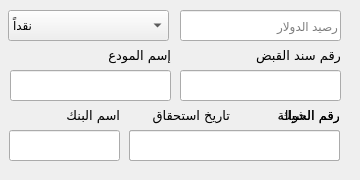
         <widget class="QWidget" name="tab_24">
          <attribute name="title">
           <string>الدولار</string>
          </attribute>
          <widget class="QLineEdit" name="lineEdit_16">
           <property name="geometry">
            <rect>
             <x>180</x>
             <y>70</y>
             <width>161</width>
             <height>31</height>
            </rect>
           </property>
          </widget>
          <widget class="QLabel" name="label_148">
           <property name="geometry">
            <rect>
             <x>250</x>
             <y>40</y>
             <width>91</width>
             <height>31</height>
            </rect>
           </property>
           <property name="font">
            <font>
             <family>Cairo</family>
             <pointsize>10</pointsize>
            </font>
           </property>
           <property name="text">
            <string>رقم سند القبض</string>
           </property>
          </widget>
          <widget class="QWidget" name="widget_66" native="true">
           <property name="geometry">
            <rect>
             <x>-1</x>
             <y>100</y>
             <width>351</width>
             <height>71</height>
            </rect>
           </property>
           <widget class="QLabel" name="label_149">
            <property name="geometry">
             <rect>
              <x>250</x>
              <y>0</y>
              <width>91</width>
              <height>31</height>
             </rect>
            </property>
            <property name="font">
             <font>
              <family>Cairo</family>
              <pointsize>10</pointsize>
             </font>
            </property>
            <property name="text">
             <string>رقم الشيك</string>
            </property>
           </widget>
           <widget class="QLineEdit" name="lineEdit_17">
            <property name="geometry">
             <rect>
              <x>240</x>
              <y>30</y>
              <width>101</width>
              <height>31</height>
             </rect>
            </property>
           </widget>
           <widget class="QLabel" name="label_150">
            <property name="geometry">
             <rect>
              <x>30</x>
              <y>0</y>
              <width>91</width>
              <height>31</height>
             </rect>
            </property>
            <property name="font">
             <font>
              <family>Cairo</family>
              <pointsize>10</pointsize>
             </font>
            </property>
            <property name="text">
             <string>اسم البنك</string>
            </property>
           </widget>
           <widget class="QLineEdit" name="lineEdit_18">
            <property name="geometry">
             <rect>
              <x>130</x>
              <y>30</y>
              <width>101</width>
              <height>31</height>
             </rect>
            </property>
            <property name="inputMask">
             <string>99/99/9999;_</string>
            </property>
           </widget>
           <widget class="QLabel" name="label_151">
            <property name="geometry">
             <rect>
              <x>140</x>
              <y>0</y>
              <width>91</width>
              <height>31</height>
             </rect>
            </property>
            <property name="font">
             <font>
              <family>Cairo</family>
              <pointsize>10</pointsize>
             </font>
            </property>
            <property name="text">
             <string>تاريخ استحقاق</string>
            </property>
           </widget>
           <widget class="QLineEdit" name="lineEdit_19">
            <property name="geometry">
             <rect>
              <x>10</x>
              <y>30</y>
              <width>111</width>
              <height>31</height>
             </rect>
            </property>
           </widget>
           <widget class="QLabel" name="label_152">
            <property name="geometry">
             <rect>
              <x>250</x>
              <y>0</y>
              <width>91</width>
              <height>31</height>
             </rect>
            </property>
            <property name="font">
             <font>
              <family>Cairo</family>
              <pointsize>10</pointsize>
             </font>
            </property>
            <property name="text">
             <string>رقم الحوالة</string>
            </property>
           </widget>
           <widget class="QLineEdit" name="lineEdit_20">
            <property name="geometry">
             <rect>
              <x>130</x>
              <y>30</y>
              <width>211</width>
              <height>31</height>
             </rect>
            </property>
            <property name="text">
             <string/>
            </property>
           </widget>
          </widget>
          <widget class="QLineEdit" name="lineEdit_21">
           <property name="geometry">
            <rect>
             <x>10</x>
             <y>70</y>
             <width>161</width>
             <height>31</height>
            </rect>
           </property>
          </widget>
          <widget class="QLabel" name="label_153">
           <property name="geometry">
            <rect>
             <x>80</x>
             <y>40</y>
             <width>91</width>
             <height>31</height>
            </rect>
           </property>
           <property name="font">
            <font>
             <family>Cairo</family>
             <pointsize>10</pointsize>
            </font>
           </property>
           <property name="text">
            <string>إسم المودع</string>
           </property>
          </widget>
          <widget class="QComboBox" name="comboBox_2">
           <property name="geometry">
            <rect>
             <x>8</x>
             <y>10</y>
             <width>161</width>
             <height>31</height>
            </rect>
           </property>
           <item>
            <property name="text">
             <string>نقداً</string>
            </property>
           </item>
           <item>
            <property name="text">
             <string>شيك</string>
            </property>
           </item>
           <item>
            <property name="text">
             <string>تحويل</string>
            </property>
           </item>
          </widget>
          <widget class="QLineEdit" name="lineEdit_22">
           <property name="geometry">
            <rect>
             <x>180</x>
             <y>10</y>
             <width>161</width>
             <height>31</height>
            </rect>
           </property>
           <property name="placeholderText">
            <string>رصيد الدولار</string>
           </property>
          </widget>
         </widget>
